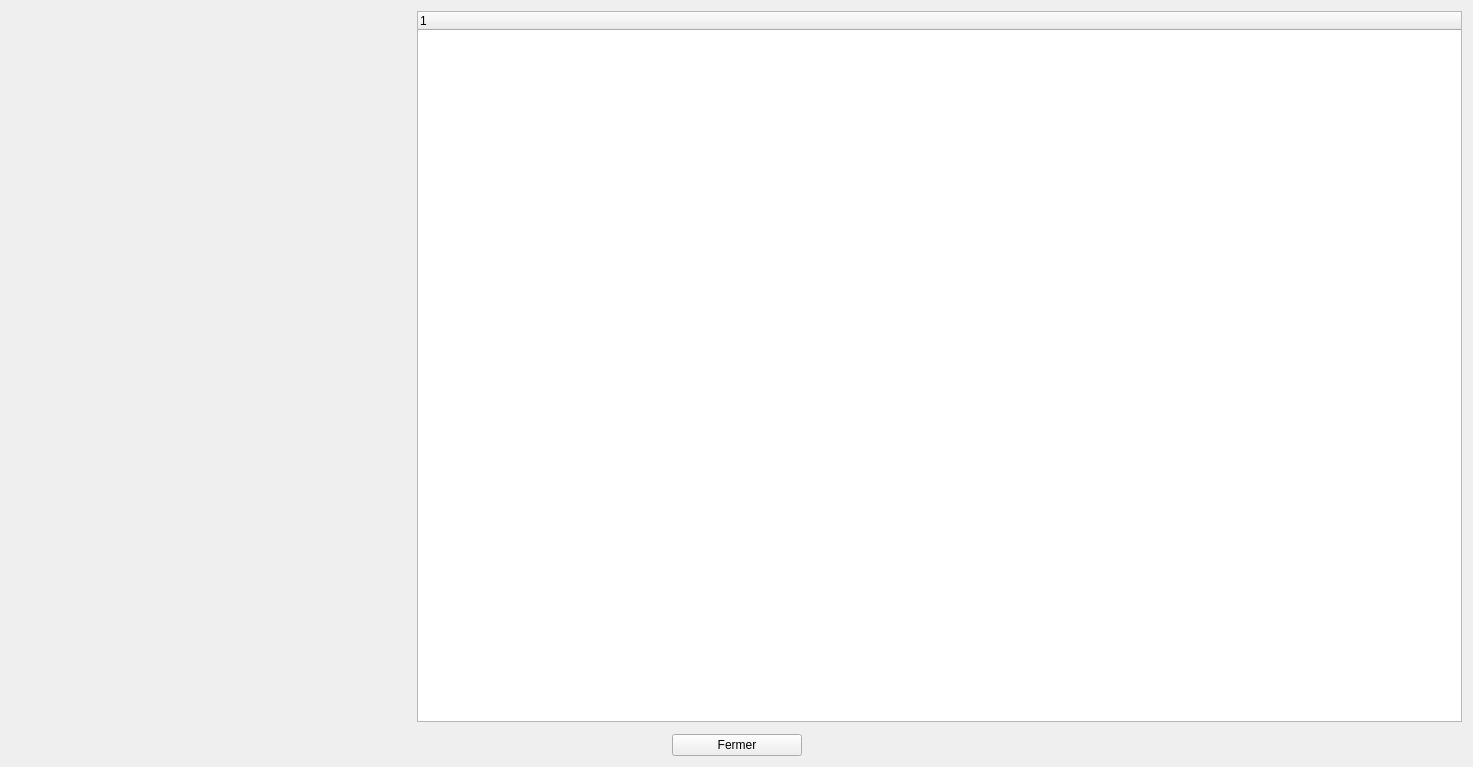
<?xml version="1.0" encoding="UTF-8"?>
<ui version="4.0">
 <class>ManageSubscriptions</class>
 <widget class="QWidget" name="ManageSubscriptions">
  <property name="geometry">
   <rect>
    <x>0</x>
    <y>0</y>
    <width>1473</width>
    <height>767</height>
   </rect>
  </property>
  <property name="focusPolicy">
   <enum>Qt::StrongFocus</enum>
  </property>
  <property name="windowTitle">
   <string>Form</string>
  </property>
  <layout class="QGridLayout" name="gridLayout">
   <item row="0" column="0" rowspan="2">
    <widget class="QWidget" name="widgetAdd" native="true">
     <property name="minimumSize">
      <size>
       <width>400</width>
       <height>0</height>
      </size>
     </property>
     <property name="maximumSize">
      <size>
       <width>400</width>
       <height>16777215</height>
      </size>
     </property>
     <layout class="QGridLayout" name="gridLayout_2"/>
    </widget>
   </item>
   <item row="0" column="1" colspan="2">
    <widget class="QTreeWidget" name="treeWidget">
     <column>
      <property name="text">
       <string notr="true">1</string>
      </property>
     </column>
    </widget>
   </item>
   <item row="2" column="0" colspan="3">
    <layout class="QHBoxLayout" name="horizontalLayout">
     <item>
      <spacer name="horizontalSpacer">
       <property name="orientation">
        <enum>Qt::Horizontal</enum>
       </property>
       <property name="sizeHint" stdset="0">
        <size>
         <width>40</width>
         <height>20</height>
        </size>
       </property>
      </spacer>
     </item>
     <item>
      <widget class="QPushButton" name="pushButton">
       <property name="minimumSize">
        <size>
         <width>130</width>
         <height>0</height>
        </size>
       </property>
       <property name="focusPolicy">
        <enum>Qt::TabFocus</enum>
       </property>
       <property name="text">
        <string>Fermer</string>
       </property>
       <property name="shortcut">
        <string>Ctrl+W</string>
       </property>
       <property name="autoDefault">
        <bool>true</bool>
       </property>
      </widget>
     </item>
     <item>
      <spacer name="horizontalSpacer_2">
       <property name="orientation">
        <enum>Qt::Horizontal</enum>
       </property>
       <property name="sizeHint" stdset="0">
        <size>
         <width>40</width>
         <height>20</height>
        </size>
       </property>
      </spacer>
     </item>
    </layout>
   </item>
  </layout>
 </widget>
 <resources/>
 <connections/>
</ui>
